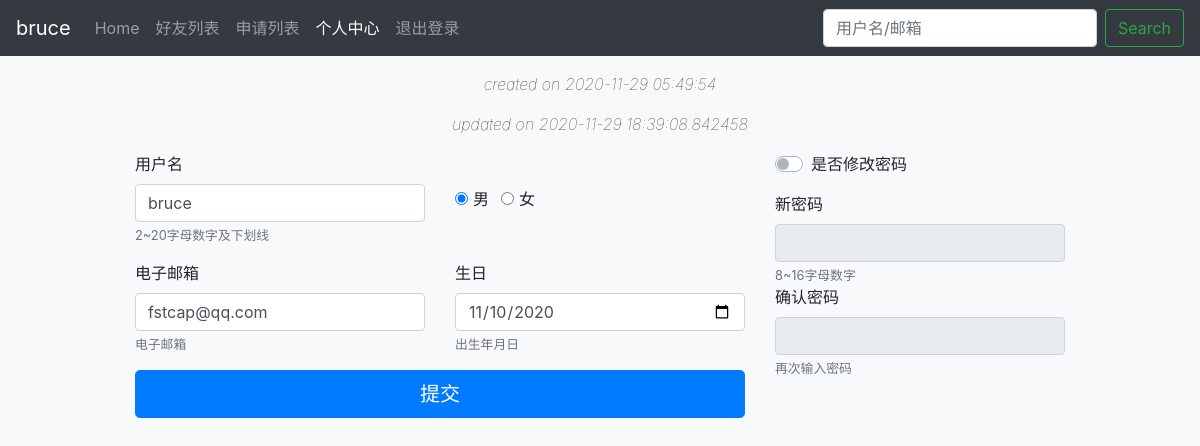
The page /auth/update (signed in) on the database as committed earlier.
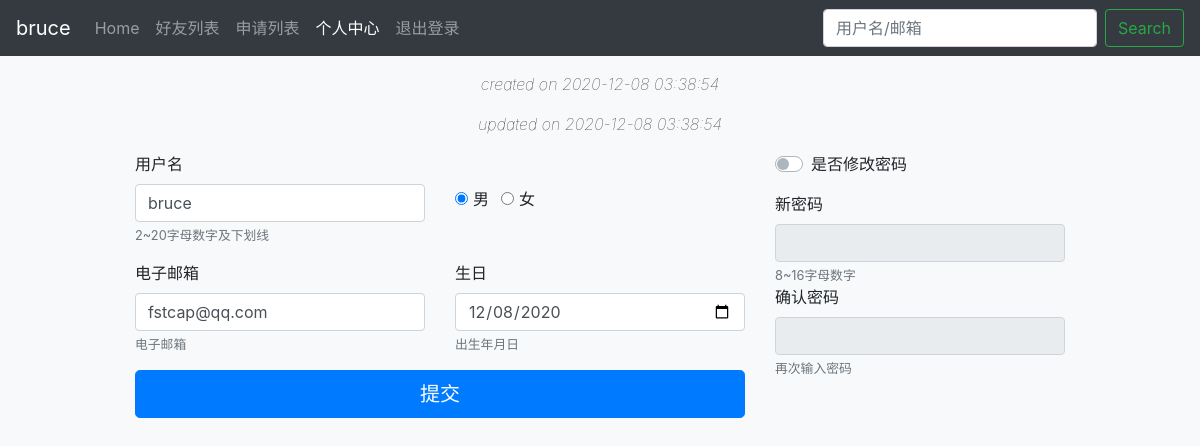
The same page on the database as committed later.
### tables this page shows
CREATE TABLE user (
    id INTEGER PRIMARY KEY AUTOINCREMENT,
    created TIMESTAMP NOT NULL DEFAULT CURRENT_TIMESTAMP,
    updated TIMESTAMP NOT NULL DEFAULT CURRENT_TIMESTAMP,
    username VARCHAR(40) UNIQUE NOT NULL,
    sex VARCHAR(10) NOT NULL DEFAULT 'male',
    birthdate TIMESTAMP NOT NULL DEFAULT CURRENT_TIMESTAMP,
    password TEXT NOT NULL,
    request_ip VARCHAR(20) NOT NULL,
    email VARCHAR(255) UNIQUE NOT NULL
);

### flaskr/auth.py (the view, shortened to what this page needs)
@bp.route('/update', methods=('GET', 'POST'))
@login_required
def update():
    if request.method == 'POST':
        check_password = True if 'check_password' in request.form else False
        form = InformationForm(formdata=request.form)
    else:
        form = InformationForm(data=g.user)
    return render_template('auth/update.html', form=form)

### flaskr/auth.py (called while the page is built)
@bp.before_app_request
def load_logged_in_user():
    user_id =session.get('user_id')
    if user_id is None:
        g.user = None
    else:
        g.user = get_db().execute(
            'SELECT * FROM user WHERE id = ?', (user_id,)
        ).fetchone()

def login_required(view):
    @functools.wraps(view)
    def wrapped_view(*args, **kwargs):
        if g.user is None:
            return redirect(url_for('auth.login'))
        return view(*args, **kwargs)
    return wrapped_view

### flaskr/db.py (called while the page is built)
def get_db():
    if 'db' not in g:
        g.db = sqlite3.connect(
            current_app.config['DATABASE'],
            detect_types=sqlite3.PARSE_DECLTYPES
        )
        g.db.row_factory = sqlite3.Row
    return g.db

### flaskr/templates/auth/update.html (shortened to what this page needs)
{% extends 'base.html' %}
{% block body %}
{% from 'navbars.html' import navbar_fixed %}
{% from 'forms.html' import render_field, render_radio, render_checkbox %}
<body class="bg-light">
    {{ navbar_fixed(current='update') }}
    <div class="container">
        <div class="text-center">
            <p class="font-weight-lighter font-italic">created on {{ g.user['created'] }}</p>
            <p class="font-weight-lighter font-italic">updated on {{ g.user['updated'] }}</p>
        </div>
        <form method=post class="needs-validation" novalidate>
            <div class="row">
                <div class="col-md-4 order-md-2 mb-4">
                    <div class="mb-3">
                        {{ render_checkbox(form.check_password) }}
                    </div>
                    <fieldset id="check-password" disabled>
                        {{ render_field(form.password, label=True) }}
                        {{ render_field(form.confirm, label=True) }}
                    </fieldset>
                </div>
                <div class="col-md-8 order-md-1">
                    <div class="row">
                        <div class="col-md-6 mb-3">
                            {{ render_field(form.username, label=True) }}
                        </div>
                        <div class="col-md-6 mb-3 d-flex align-items-center">
                            {{ render_radio(form.sex) }}
                        </div>
                        <div class="col-md-6 mb-3">
                            {{ render_field(form.email, label=True) }}
                        </div>
                        <div class="col-md-6 mb-3">
                            {{ render_field(form.birthdate, label=True) }}
                        </div>
                    </div>
                    <button class="btn btn-primary btn-lg btn-block"
                        type="submit">提交</button>
                </div>
            </div>
        </form>
    </div>
</body>
{% endblock %}

### flaskr/templates/base.html (shortened to what this page needs)
<!doctype html>
<html lang="zh">
    <head>
        <link rel="stylesheet"
            href="https://cdn.jsdelivr.net/npm/bootstrap@4.5.0/dist/css/bootstrap.min.css"
>
        <link rel="stylesheet" href="{{ url_for('static', filename='style.css') }}">
    </head>
    {% block body %}{% endblock %}
</html>

### flaskr/templates/navbars.html (shortened to what this page needs)
{% macro navbar_fixed(current=None) %}
<nav class="navbar navbar-expand-md navbar-dark fixed-top bg-dark">
    <a class="navbar-brand">
        {{ g.user['username'] | trim | truncate(length=6,killwords=True) }}</a>
    <div class="collapse navbar-collapse" id="navbarCollapse">
        <ul class="navbar-nav mr-auto">
            <li class="nav-item {% if current == 'Home' %}active{% endif %}">
                <a class="nav-link"
                    href="{{ url_for('room.index') }}">
                    Home
                </a>
            </li>
            <li class="nav-item {% if current == 'friend' %}active{% endif %}">
                <a class="nav-link"
                    href="{{ url_for('friend.index') }}">
                    好友列表
                </a>
            </li>
            <li class="nav-item {% if current == 'application' %}active{% endif %}">
                <a class="nav-link"
                    href="{{ url_for('friend.application') }}">
                    申请列表
                </a>
            </li>
            <li class="nav-item {% if current == 'update' %}active{% endif %}">
                <a class="nav-link"
                    href="{{ url_for('auth.update') }}">
                    个人中心
                </a>
            </li>
            <li class="nav-item">
                <a class="nav-link"
                    href="{{ url_for('auth.logout') }}">
                    退出登录
                </a>
            </li>
        </ul>
        <form class="form-inline mt-2 mt-md-0" method=get
            action="{{ url_for('friend.search') }}">
            <input class="form-control mr-sm-2" type="text"
            placeholder="用户名/邮箱" name="query" aria-label="Search">
            <button class="btn btn-outline-success my-2 my-sm-0" type="submit">Search</button>
        </form>
    </div>
</nav>
{% endmacro %}

### flaskr/templates/forms.html (shortened to what this page needs)
{% macro render_field(field, label=false) %}
{% if label %}
{{ field.label }}
{% endif %}
{{ field(class='form-control is-invalid' if field.errors else 'form-control', **kwargs) | safe }}
{% if field.description %}
<small class="form-text text-muted">{{ field.description }}</small>
{% endif %}
{% endmacro %}
{% macro render_radio(field) %}
{% for radio in field %}
<div class="form-check form-check-inline">
    {{ radio(class="form-check-input", **kwargs) | safe }}
    {{ radio.label(class="form-check-label") }}
</div>
{% endfor %}
{% endmacro %}
{% macro render_checkbox(field) %}
<div class="custom-control custom-switch">
    {{ field.label(class="custom-control-label") }}
</div>
{% endmacro %}

### flaskr/templates/auth/update.html (style rules this page uses)
.container { max-width: 960px; }

### flaskr/templates/navbars.html (style rules this page uses)
body { padding-top: 4.5rem; }

Rows that differ between the two databases and show on the page:
changed user "bruce": user.created "2020-11-29 05:49:54" → "2020-12-08 03:38:54"; user.updated "2020-11-29 18:39:08.842458" → "2020-12-08 03:38:54"; birthdate "11/10/2020" → "12/08/2020"
